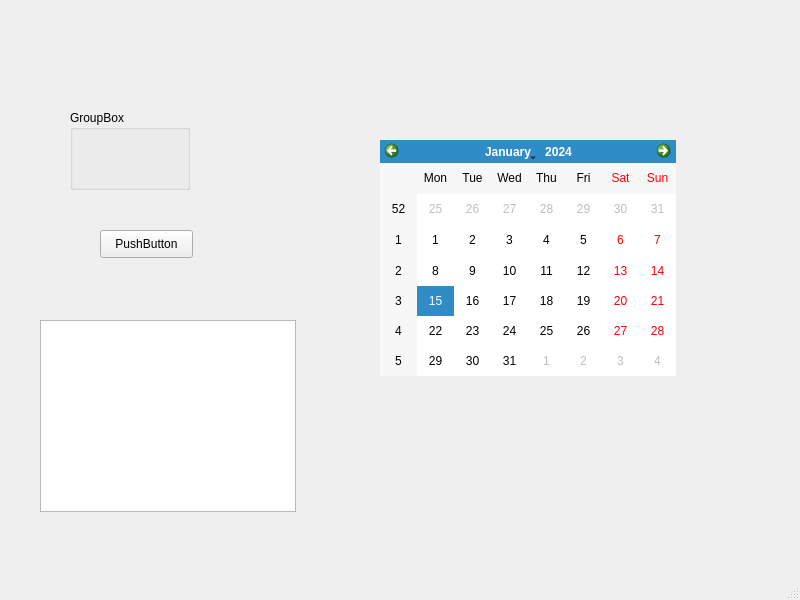
<?xml version="1.0" encoding="UTF-8"?>
<ui version="4.0">
 <class>MainWindow</class>
 <widget class="QMainWindow" name="MainWindow">
  <property name="geometry">
   <rect>
    <x>0</x>
    <y>0</y>
    <width>800</width>
    <height>600</height>
   </rect>
  </property>
  <property name="windowTitle">
   <string>MainWindow</string>
  </property>
  <widget class="QWidget" name="centralwidget">
   <widget class="QCalendarWidget" name="calendarWidget">
    <property name="geometry">
     <rect>
      <x>380</x>
      <y>140</y>
      <width>296</width>
      <height>236</height>
     </rect>
    </property>
   </widget>
   <widget class="QGroupBox" name="groupBox">
    <property name="geometry">
     <rect>
      <x>70</x>
      <y>110</y>
      <width>120</width>
      <height>80</height>
     </rect>
    </property>
    <property name="title">
     <string>GroupBox</string>
    </property>
   </widget>
   <widget class="QTreeView" name="treeView">
    <property name="geometry">
     <rect>
      <x>40</x>
      <y>320</y>
      <width>256</width>
      <height>192</height>
     </rect>
    </property>
   </widget>
   <widget class="QPushButton" name="pushButton">
    <property name="geometry">
     <rect>
      <x>100</x>
      <y>230</y>
      <width>93</width>
      <height>28</height>
     </rect>
    </property>
    <property name="text">
     <string>PushButton</string>
    </property>
   </widget>
  </widget>
  <widget class="QMenuBar" name="menubar">
   <property name="geometry">
    <rect>
     <x>0</x>
     <y>0</y>
     <width>800</width>
     <height>26</height>
    </rect>
   </property>
  </widget>
  <widget class="QStatusBar" name="statusbar"/>
 </widget>
 <resources/>
 <connections/>
</ui>
